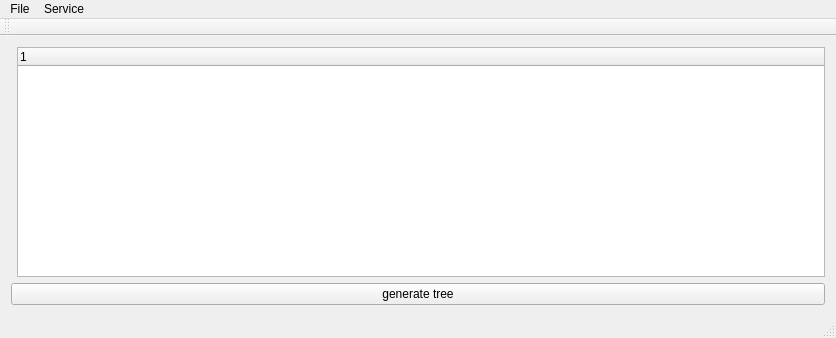
<?xml version="1.0" encoding="UTF-8"?>
<ui version="4.0">
 <class>MainWindow</class>
 <widget class="QMainWindow" name="MainWindow">
  <property name="geometry">
   <rect>
    <x>0</x>
    <y>0</y>
    <width>836</width>
    <height>338</height>
   </rect>
  </property>
  <property name="windowTitle">
   <string>MainWindow</string>
  </property>
  <widget class="QWidget" name="centralWidget">
   <layout class="QGridLayout" name="gridLayout">
    <item row="0" column="1">
     <widget class="QTreeWidget" name="treeWidget">
      <column>
       <property name="text">
        <string notr="true">1</string>
       </property>
      </column>
     </widget>
    </item>
    <item row="1" column="0" colspan="2">
     <widget class="QPushButton" name="pushButton">
      <property name="text">
       <string>generate tree</string>
      </property>
     </widget>
    </item>
   </layout>
  </widget>
  <widget class="QMenuBar" name="menuBar">
   <property name="geometry">
    <rect>
     <x>0</x>
     <y>0</y>
     <width>836</width>
     <height>21</height>
    </rect>
   </property>
   <widget class="QMenu" name="menuFile">
    <property name="title">
     <string>File</string>
    </property>
    <widget class="QMenu" name="menuMore">
     <property name="title">
      <string>more</string>
     </property>
     <widget class="QMenu" name="menuEven_more">
      <property name="title">
       <string>even more</string>
      </property>
      <widget class="QMenu" name="menuEven_much_more">
       <property name="title">
        <string>even much more </string>
       </property>
       <widget class="QMenu" name="menuThis_is_too_much">
        <property name="title">
         <string>this is too much</string>
        </property>
        <addaction name="actionThis_is_too_much_1"/>
        <addaction name="actionThis_is_too_much_2"/>
       </widget>
       <addaction name="actionEven_much_more_1"/>
       <addaction name="actionEven_much_more_2"/>
       <addaction name="menuThis_is_too_much"/>
      </widget>
      <addaction name="actionEven_more_1"/>
      <addaction name="actionEven_mor2"/>
      <addaction name="menuEven_much_more"/>
      <addaction name="actionEven_more_3"/>
     </widget>
     <addaction name="actionMore_1"/>
     <addaction name="actionMore_2"/>
     <addaction name="menuEven_more"/>
     <addaction name="actionMore_3"/>
     <addaction name="actionEven_more_2"/>
    </widget>
    <addaction name="actionOpen"/>
    <addaction name="actionSave"/>
    <addaction name="actionSave_as"/>
    <addaction name="menuMore"/>
   </widget>
   <widget class="QMenu" name="menuService">
    <property name="title">
     <string>Service</string>
    </property>
    <widget class="QMenu" name="menuSubservice">
     <property name="title">
      <string>subservice</string>
     </property>
     <addaction name="actionSubservice_3"/>
     <addaction name="actionSubservice_4"/>
    </widget>
    <addaction name="actionService_1"/>
    <addaction name="actionService_2"/>
    <addaction name="menuSubservice"/>
   </widget>
   <addaction name="menuFile"/>
   <addaction name="menuService"/>
  </widget>
  <widget class="QToolBar" name="mainToolBar">
   <attribute name="toolBarArea">
    <enum>TopToolBarArea</enum>
   </attribute>
   <attribute name="toolBarBreak">
    <bool>false</bool>
   </attribute>
  </widget>
  <widget class="QStatusBar" name="statusBar"/>
  <action name="actionOpen">
   <property name="text">
    <string>Open</string>
   </property>
  </action>
  <action name="actionSave">
   <property name="text">
    <string>Save</string>
   </property>
  </action>
  <action name="actionSave_as">
   <property name="text">
    <string>Save as..</string>
   </property>
  </action>
  <action name="actionMore_1">
   <property name="text">
    <string>more 1</string>
   </property>
  </action>
  <action name="actionMore_2">
   <property name="text">
    <string>more 2</string>
   </property>
  </action>
  <action name="actionEven_more_1">
   <property name="text">
    <string>even more 1</string>
   </property>
  </action>
  <action name="actionEven_mor2">
   <property name="text">
    <string>even more 2</string>
   </property>
  </action>
  <action name="actionEven_much_more_1">
   <property name="text">
    <string>even much more 1</string>
   </property>
  </action>
  <action name="actionEven_much_more_2">
   <property name="text">
    <string>even much more 2</string>
   </property>
  </action>
  <action name="actionThis_is_too_much_1">
   <property name="text">
    <string>this is too much 1</string>
   </property>
  </action>
  <action name="actionThis_is_too_much_2">
   <property name="text">
    <string>this is too much 2</string>
   </property>
  </action>
  <action name="actionEven_more_3">
   <property name="text">
    <string>even more 3</string>
   </property>
  </action>
  <action name="actionMore_3">
   <property name="text">
    <string>more 3</string>
   </property>
  </action>
  <action name="actionEven_more_2">
   <property name="text">
    <string>even more 2</string>
   </property>
  </action>
  <action name="actionService_1">
   <property name="text">
    <string>service 1</string>
   </property>
  </action>
  <action name="actionService_2">
   <property name="text">
    <string>service 2</string>
   </property>
  </action>
  <action name="actionSubservice_3">
   <property name="text">
    <string>subservice 3</string>
   </property>
  </action>
  <action name="actionSubservice_4">
   <property name="text">
    <string>subservice 3</string>
   </property>
  </action>
 </widget>
 <layoutdefault spacing="6" margin="11"/>
 <resources/>
 <connections/>
</ui>
